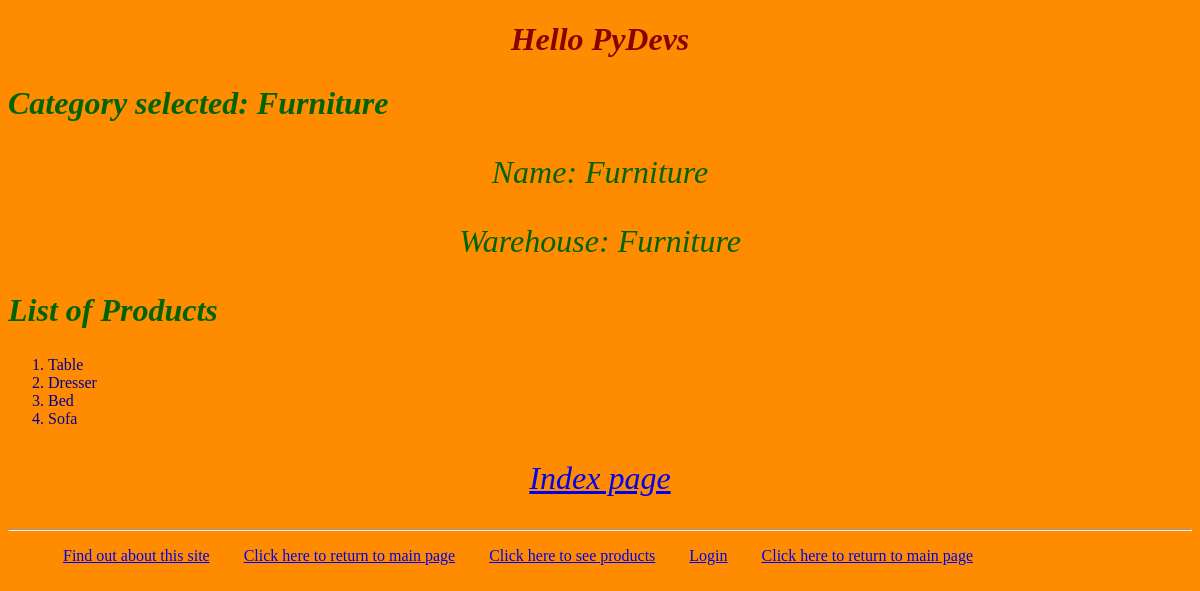
/myapp/11, run on the app's committed database.
### myapp/models.py (models this page shows, shortened)
class Category(models.Model):
    name = models.CharField(max_length=200)
    warehouse = models.CharField(max_length=100, default="Windsor", blank=False)
    class Meta:
        ordering = ('name',)

class Product(models.Model):
    category = models.ForeignKey(Category, related_name='products', on_delete=models.CASCADE)
    name = models.CharField(max_length=200)
    price = models.DecimalField(max_digits=10, decimal_places=2)
    stock = models.PositiveIntegerField(default=100)
    available = models.BooleanField(default=True)
    description = models.TextField(max_length=100, blank=True)
    interested = models.PositiveIntegerField(default=0, blank=False)

### myapp/views.py (the view)
# urls.py: path(r'<int:cat_no>', views.detail, name='cat_no'),
def detail(request, cat_no):
    cat_obj = get_object_or_404(Category, pk=cat_no)
    prod_obj = Product.objects.filter(category=cat_obj)
    return render(request, 'myapp/detail.html', {'cat_obj': cat_obj, 'prod_obj': prod_obj})

### myapp/templates/myapp/detail.html (shortened to what this page needs)
<!DOCTYPE html>
{% extends 'myapp/base.html' %}
{% block myhdg %}
    <div>
        <h1> Hello PyDevs</h1>
    </div>
{% endblock %}
{% block body_block %}
    <h2>Category selected:  {{ cat_obj.name }}</h2>
    <p>Name: {{ cat_obj.name}}</p>
    <p>Warehouse: {{ cat_obj.name}}</p>
    {% if prod_obj %}
    <h2>List of Products</h2>
    <ol>
        {% for prod in prod_obj %}
            <li> {{ prod.name}} </li>
        {% endfor %}
    </ol>
    {% else %}
        <strong>There are no available products!</strong>
    {% endif %}
    <p><a href="{% url 'myapp:index' %}"> Index page </a></p>
{% endblock %}

### myapp/static/myapp/style1.css (style rules this page uses)
body { background-color: darkorange; color: darkblue; }
h1 { color: darkred; font-size: xx-large; font-style: italic; text-align: center; }
p { color: darkgreen; font-size: xx-large; font-style: oblique; text-align: center; }
h2 { color: darkgreen; font-style: italic; font-size: xx-large; text-align: left; }

### data on the page
Category: name "Furniture"
Product: name "Table"
Product: name "Dresser"
Product: name "Bed"
Product: name "Sofa"
